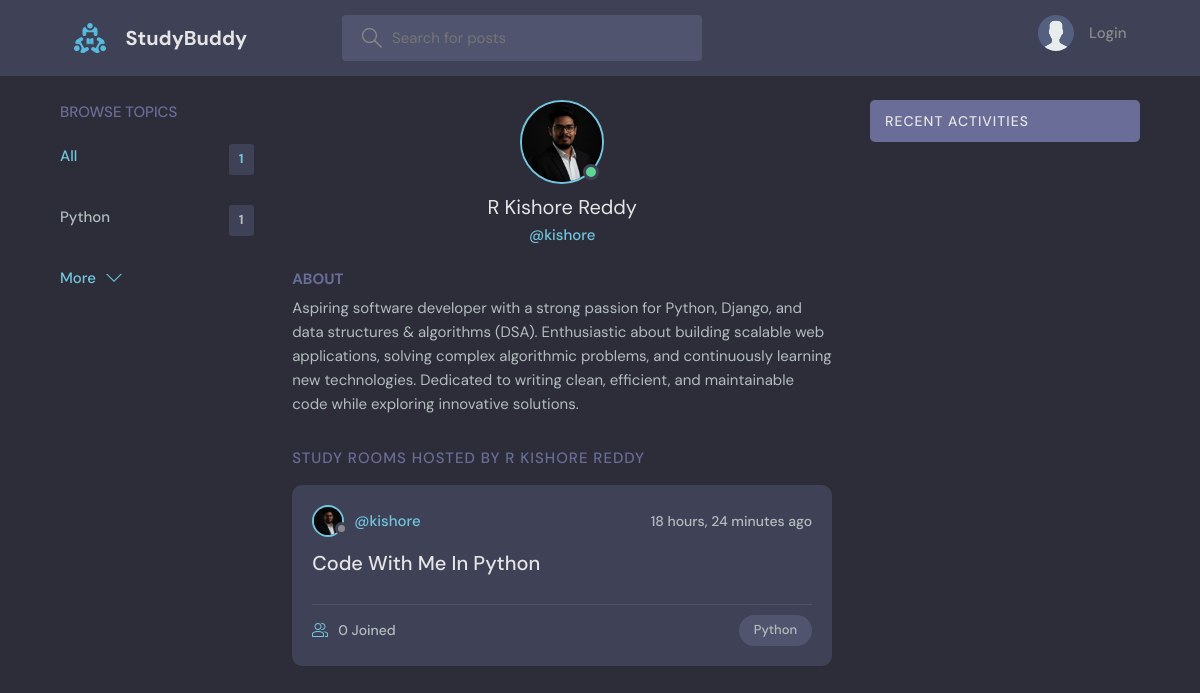
The app's page /profile/1/, older data.
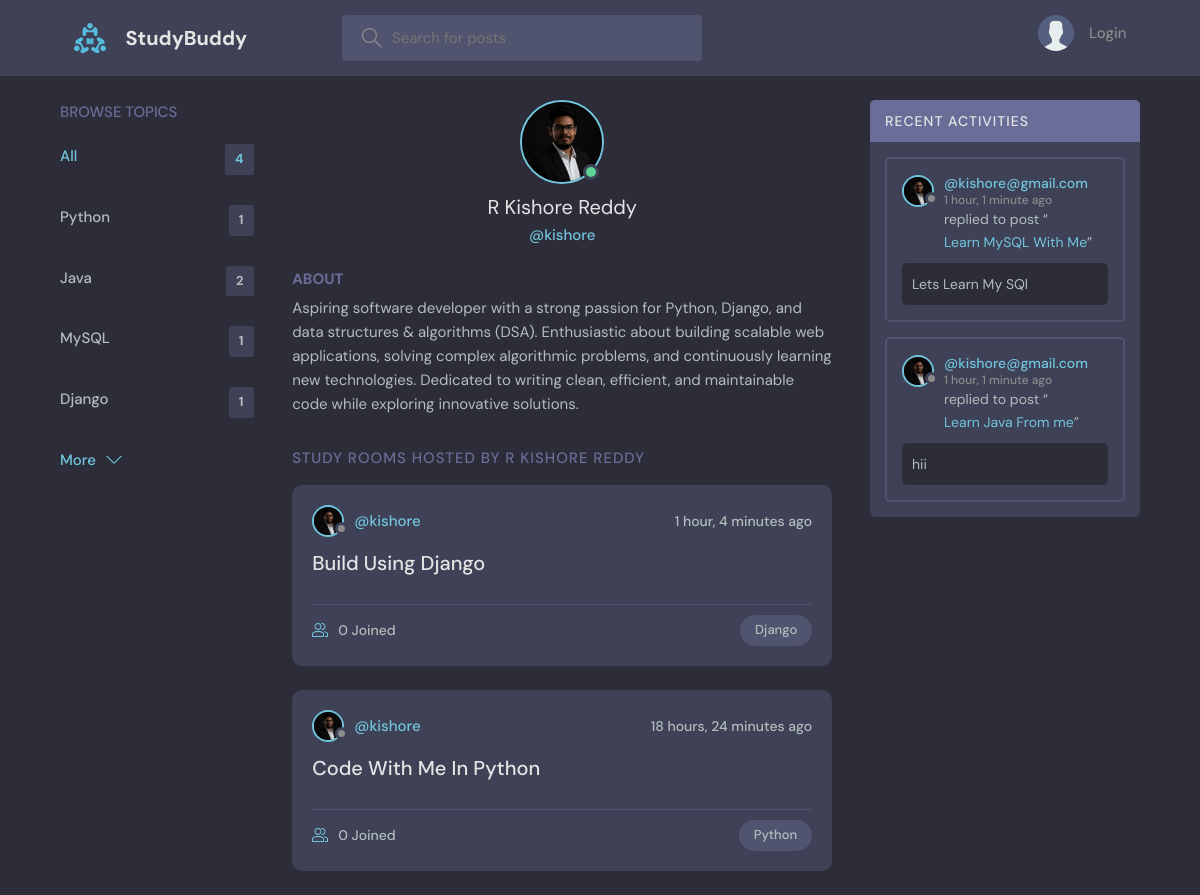
The same page, newer data.
### base/models.py (models this page shows, shortened)
class Topic(models.Model):
    name = models.CharField(max_length=200)

class User(AbstractUser):
    username = None  # Remove the username field
    name = models.CharField(max_length=200, null=True)
    email = models.EmailField(unique=True, null=False)  # Change null to False
    bio = models.TextField(null=True)
    avatar = models.ImageField(null=True, default="avatar.svg")
    USERNAME_FIELD = 'email'
    REQUIRED_FIELDS = []  # Remove 'username' from required fields
    objects = CustomUserManager()  # Add the custom manager
    @property
    def username(self):
        return self.email.split('@')[0]  # Returns part before @ in email

class Room(models.Model):
    host = models.ForeignKey(User, on_delete=models.SET_NULL, null=True)
    topic = models.ForeignKey(Topic, on_delete=models.SET_NULL, null=True)
    name = models.CharField(max_length=200)
    description = models.TextField(null=True, blank=True)
    participants = models.ManyToManyField(
        User, related_name='participants', blank=True)
    updated = models.DateTimeField(auto_now=True)
    created = models.DateTimeField(auto_now_add=True)
    class Meta:
        ordering = ['-updated', '-created']
    def __str__(self):
        return self.name

class Message(models.Model):
    user = models.ForeignKey(User, on_delete=models.CASCADE)
    room = models.ForeignKey(Room, on_delete=models.CASCADE)
    body = models.TextField()
    updated = models.DateTimeField(auto_now=True)
    created = models.DateTimeField(auto_now_add=True)
    class Meta:
        ordering = ['-updated', '-created']

### base/views.py (the view)
# urls.py: path('profile/<str:pk>/', views.userProfile, name="user-profile"),
def userProfile(request, pk):
    user = User.objects.get(id=pk)
    rooms = user.room_set.all()
    room_messages = user.message_set.all()
    topics = Topic.objects.all()
    context = {'user': user, 'rooms': rooms,
               'room_messages': room_messages, 'topics': topics}
    return render(request, 'base/profile.html', context)

### base/templates/base/profile.html (shortened to what this page needs)
{% extends 'main.html' %}
{% block content %}
<main class="profile-page layout layout--3">
  <div class="container">
    {% include 'base/topics_component.html' %}
    <div class="roomList">
      <div class="profile">
        <div class="profile__avatar">
          <div class="avatar avatar--large active">
            <img src="{{user.avatar.url}}" />
          </div>
        </div>
        <div class="profile__info">
          <h3>{{user.name}}</h3>
          <p>@{{user.username}}</p>
        </div>
        <div class="profile__about">
          <h3>About</h3>
          <p>
            {{user.bio}}
          </p>
        </div>
      </div>
      <div class="roomList__header">
        <div>
          <h2>Study Rooms Hosted by {{user.name}}</a>
          </h2>
        </div>
      </div>
      {% include 'base/feed_component.html' %}
    </div>
    {% include 'base/activity_component.html' %}
  </div>
</main>
{% endblock content %}

### templates/main.html (shortened to what this page needs)
<!DOCTYPE html>
{% load static %}
<html lang="en">
<head>
    <link rel="stylesheet" href="{% static 'styles/style.css' %}" />
</head>
<body>
    {% include 'navbar.html' %}
    {% block content %}
    {% endblock %}
</body>
</html>

### templates/navbar.html (shortened to what this page needs)
{% load static %}
<header class="header header--loggedIn">
    <div class="container">
        <a href="{% url 'home' %}" class="header__logo">
            <img src="{% static 'images/logo.svg' %}" />
            <h1>StudyBuddy</h1>
        </a>
        <form class="header__search" method="GET" action="{% url 'home' %}">
            <label>
                <input name="q" placeholder="Search for posts" />
            </label>
        </form>
        <nav class="header__menu">
            {% if request.user.is_authenticated %}
            <div class="header__user">
                <a href="{% url 'update-user' %}">
                    <div class="avatar avatar--medium active">
                        <img src="{{request.user.avatar.url}}" />
                    </div>
                    <p>{{request.user.username}} <span>@{{request.user.username}}</span></p>
                </a>
                <button class="dropdown-button">
                    <svg version="1.1" xmlns="http://www.w3.org/2000/svg" width="32" height="32" viewBox="0 0 32 32">
                        <title>chevron-down</title>
                        <path d="M16 21l-13-13h-3l16 16 16-16h-3l-13 13z"></path>
                    </svg>
                </button>
            </div>
            {% else %}
            <a href="{% url 'login' %}">
                <img src="{% static 'images/avatar.svg' %}" />
                <p>Login</p>
            </a>
            {% endif %}
        </nav>
    </div>
</header>

### base/templates/base/topics_component.html
<div class="topics">
    <div class="topics__header">
        <h2>Browse Topics</h2>
    </div>
    <ul class="topics__list">
        <li>
            <a href="{% url 'home' %}" class="active">All <span>{{topics.count}}</span></a>
        </li>
        {% for topic in topics %}
        <li>
            <a href="{% url 'home' %}?q={{topic.name}}">{{topic.name}}<span>{{topic.room_set.all.count}}</span></a>
        </li>
        {% endfor %}
    </ul>
    <a class="btn btn--link" href="{% url 'topics' %}">
        More
        <svg version="1.1" xmlns="http://www.w3.org/2000/svg" width="32" height="32" viewBox="0 0 32 32">
            <title>chevron-down</title>
            <path d="M16 21l-13-13h-3l16 16 16-16h-3l-13 13z"></path>
        </svg>
    </a>
</div>

### base/templates/base/feed_component.html (shortened to what this page needs)
{% for room in rooms %}
<div class="roomListRoom">
    <div class="roomListRoom__header">
        <a href="{% url 'user-profile' room.host.id %}" class="roomListRoom__author">
            <div class="avatar avatar--small">
                <img src="{{room.host.avatar.url}}" />
            </div>
            <span>@{{room.host.username}}</span>
        </a>
        <div class="roomListRoom__actions">
            <span>{{room.created|timesince}} ago</span>
        </div>
    </div>
    <div class="roomListRoom__content">
        <a href="{% url 'room' room.id %}">{{room.name}}</a>
    </div>
    <div class="roomListRoom__meta">
        <a href="{% url 'room' room.id %}" class="roomListRoom__joined">
            {{room.participants.all.count}} Joined
        </a>
        <p class="roomListRoom__topic">{{room.topic.name}}</p>
    </div>
</div>
{% endfor %}

### base/templates/base/activity_component.html (shortened to what this page needs)
<div class="activities">
    <div class="activities__header">
        <h2>Recent Activities</h2>
    </div>
    {% for message in room_messages %}
    <div class="activities__box">
        <div class="activities__boxHeader roomListRoom__header">
            <a href="{% url 'user-profile' message.user.id %}" class="roomListRoom__author">
                <div class="avatar avatar--small">
                    <img src="{{message.user.avatar.url}}" />
                </div>
                <p>
                    @{{message.user.email}}
                    <span>{{message.created|timesince}} ago</span>
                </p>
            </a>
        </div>
        <div class="activities__boxContent">
            <p>replied to post “<a href="{% url 'room' message.room.id %}">{{message.room}}</a>”</p>
            <div class="activities__boxRoomContent">{{message.body}}</div>
        </div>
    </div>
    {% endfor %}
</div>

Row changes from the older to the newer data that the page shows:
added Topic: name "Java", room_set.all.count "2"
added Topic: name "MySQL", room_set.all.count "1"
added Topic: name "Django", room_set.all.count "1"
added Room: host.avatar (picture), host.username "kishore", created "1 hour, 4 minutes", name "Build Using Django", participants.all.count "0", topic.name "Django"
added Message: user.avatar (picture), user.email "kishore@gmail.com", created "1 hour, 1 minute", room "Learn MySQL With Me", body "Lets Learn My SQl"
added Message: user.avatar (picture), user.email "kishore@gmail.com", created "1 hour, 1 minute", room "Learn Java From me", body "hii"
Text that changed along with them:
{{ topics.count }}: "1" → "4"
